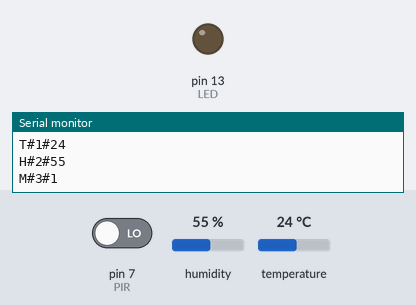
This sketch was run on a simulated Arduino Uno, built with avr-gcc and run on an emulated ATmega328P. Shown: output pins drawn as LEDs (lit = HIGH), the last lines printed to the serial monitor. Inputs (shaded band) come from the test bench; at power-on: pin 7 (PIR) LOW, humidity 55 %, temperature 24 °C.

Above: at 2.7 s.
2.8 s: pin 7 (PIR) driven HIGH
At 4.6 s:
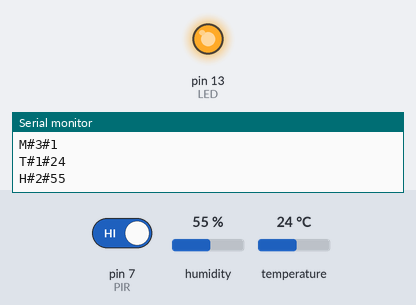
6.1 s: pin 7 (PIR) driven LOW
At 7.4 s:
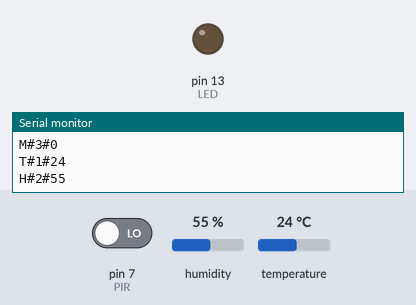
Timing chart, 0 to 9.1 s (numbered marks = the images above; inputs shaded):
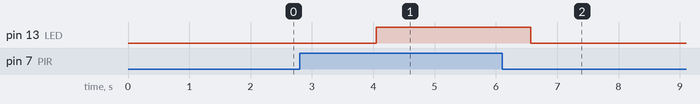

Measured:
- after the input at 2.8 s, pin 13 (LED): LOW → HIGH after 1.2 s
- after the input at 6.1 s, pin 13 (LED): HIGH → LOW after 0.47 s

The sketch:

THM_01_sketch_jun_v7_def.ino
```cpp
//Script DH11

#include <SimpleDHT.h>

// for DHT11,
//      VCC: 5V or 3V
//      GND: GND
//      DATA: 2
int pinDHT11 = 2;
int TsensorID = 1;
int HsensorID = 2;
int MsensorID = 3;

unsigned long tiempo1 = 0;
unsigned long tiempo2 = 0;
int diferenciaTiempo = 0;
unsigned long tiempo3 = 0;
unsigned long tiempo4 = 0;
int diferenciaTiempoE = 0;
int diferenciaTiempoS = 0;

int ES = 2;
boolean movimientoE = true;
boolean movimientoS = false;

const int PIR = 7;  // pin 7 donde  va a la seÃƒÂ±al del sensor de movimiento
const int LED = 13;
int pir_lectura = 0;

SimpleDHT11 dht11(pinDHT11); //OJO AQUI K ES DONDE MODIFIQUE PARA MI SENSOR DE H/T

void setup() {
  Serial.begin(9600); // Configurar el puerto serie a 9600 para monitorizar
  pinMode(LED, OUTPUT); // Configurar LED como salida o OUTPUT
  pinMode(PIR, INPUT);  // Configurar pir como entrada o INPUT

  delay(500);//Delay to let system boot
  delay(1000);
}

void loop() {
  // CÃƒÂ³digo principal donde ocurren en loop

  byte temperature = 0;
  byte humidity = 0;
  pir_lectura = digitalRead(PIR); //leer el pin del sensor de movimiento PIR

  if (dht11.read(pinDHT11, &temperature, &humidity, NULL)) {
    return;
  }
 if (pir_lectura == HIGH and (ES % 2)==1 ){
    digitalWrite(LED, HIGH); // enciende LED
    //Serial.print((String)"M#");
    //Serial.print((int)MsensorID);
    //Serial.println("#ENTRA");
    ES++;

    movimientoS = false;
    movimientoE = true;

    tiempo1 =millis()/1000;
  }
  else {
  if (pir_lectura == HIGH and (ES % 2)==0 ){
    digitalWrite(LED, HIGH); // enciende LED
    //Serial.print((String)"M#");
    //Serial.print((int)MsensorID);
    //Serial.println("#FUERA");
    ES++;
    movimientoS = true;
    movimientoE = false;

    tiempo2 = millis()/1000;
    diferenciaTiempo=(tiempo2-tiempo1  );

  }
   else {

    digitalWrite(LED, LOW); // apagar LED
    //Serial.println("No hay movimiento");
  }
  }

  if ( movimientoS == true )
  {
  tiempo3 = millis()/1000;
   diferenciaTiempoS=(tiempo3-tiempo2  );
  Serial.print((String)"T#");
  Serial.print((int)TsensorID);
  Serial.print('#');
  Serial.println((int)temperature);
  delay(500);
  Serial.print((String)"H#");
  Serial.print((int)HsensorID);
  Serial.print('#');
  Serial.println((int)humidity);
  delay(500);
  Serial.print((String)"M#");
  Serial.print((int)MsensorID);
  Serial.println("#0");
  }
  else
  {
    if ( movimientoE == true ) {
    tiempo4 = millis()/1000;
  diferenciaTiempoE=(tiempo4-tiempo1  );
  Serial.print((String)"T#");
  Serial.print((int)TsensorID);
  Serial.print('#');
  Serial.println((int)temperature);
  delay(500);
  Serial.print((String)"H#");
  Serial.print((int)HsensorID);
  Serial.print('#');
  Serial.println((int)humidity);
  delay(500);
  Serial.print((String)"M#");
  Serial.print((int)MsensorID);
  Serial.print('#');
  Serial.println(diferenciaTiempoE);
  }
  }
  // DHT11 sampling rate is 1HZ.
  delay(1500);
}
```
